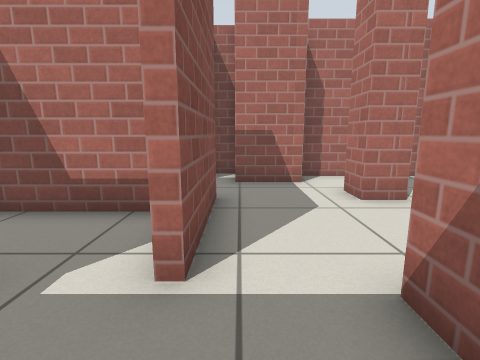
view 1 (above)

18 first-person views from a walk through a robot-simulator world made for Gazebo. The camera is 0.72 m above the floor, tilts 10° down and sees 85° across. Floor lines are 1 m apart. The floor is counted in squares, 0.5 m on a side. Each view is taken from the middle of a square. On the plan, view 1 faces up. The plan holds only what a view shows up to about 13 squares ahead; the rest is blank. Simple patterns stand in for the simulator's built-in surfaces.

view 2
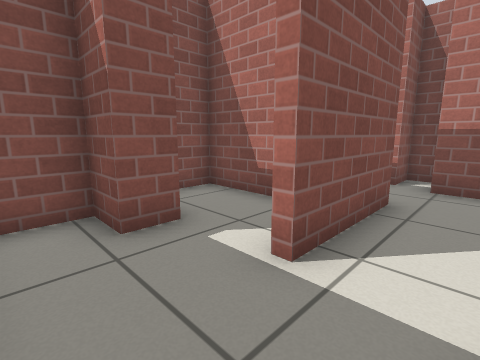

view 3
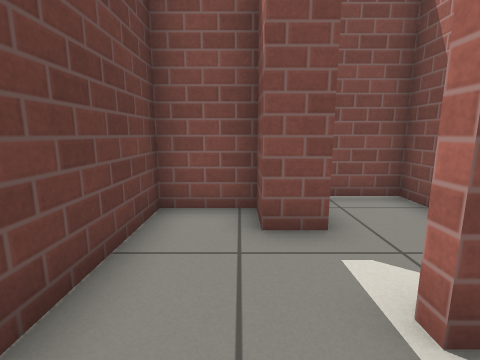

view 4
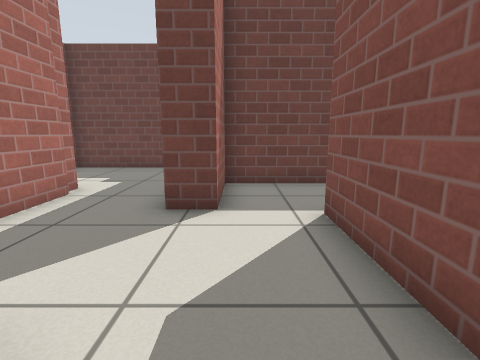

view 5
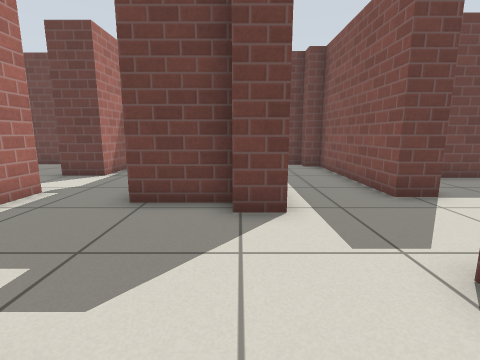

view 6
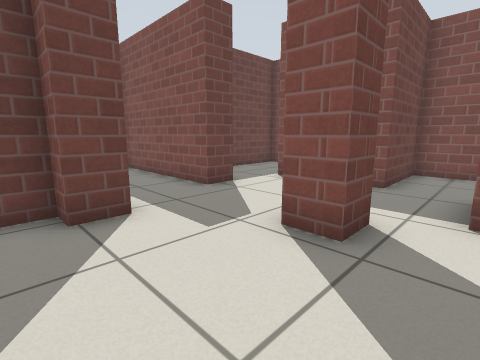

view 7
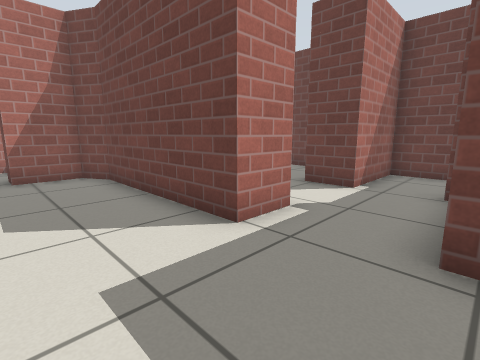

view 8
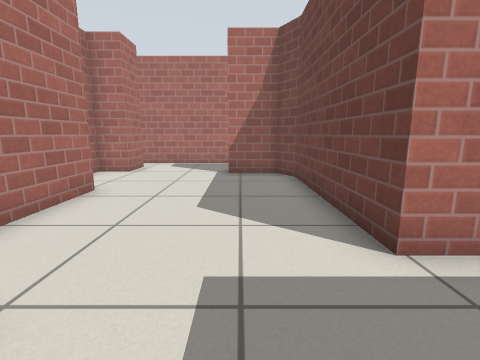

view 9
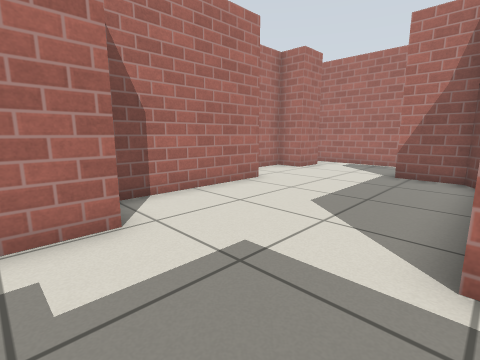

view 10
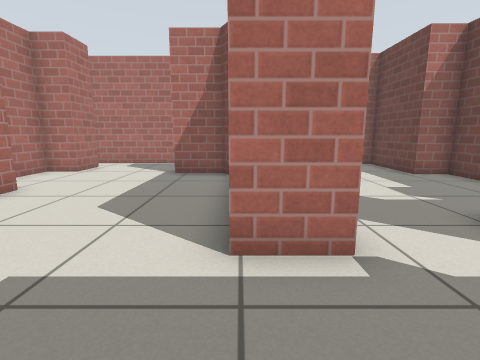

view 11
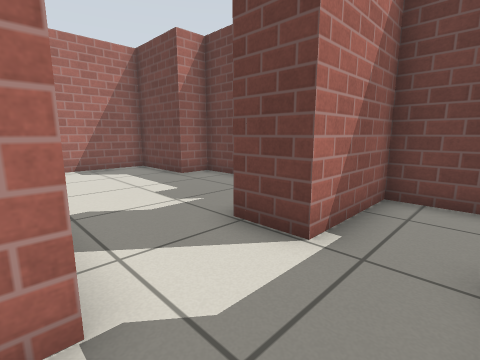

view 12
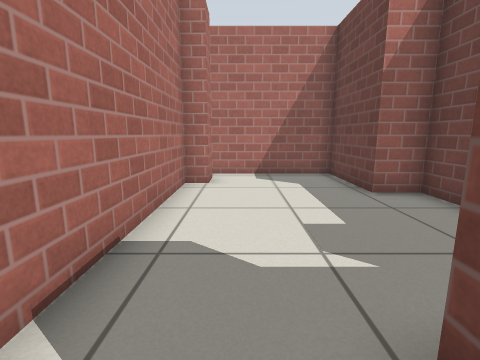

view 13
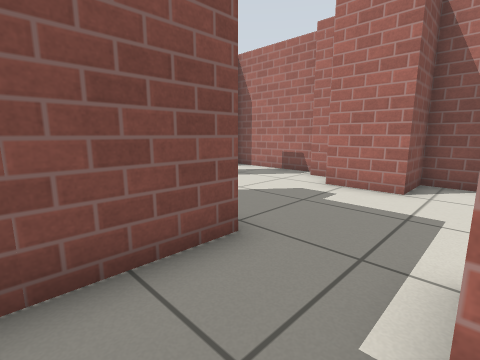

view 14
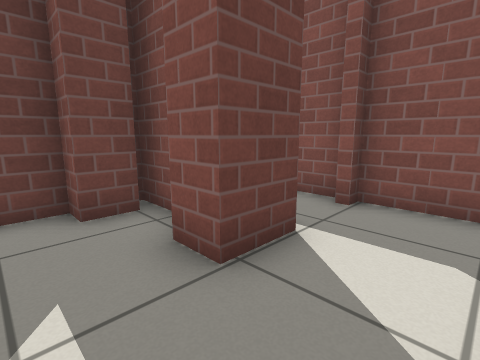

view 15
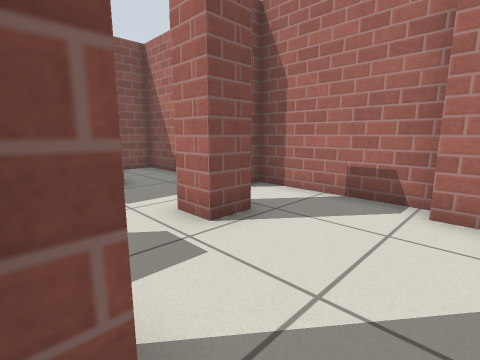

view 16
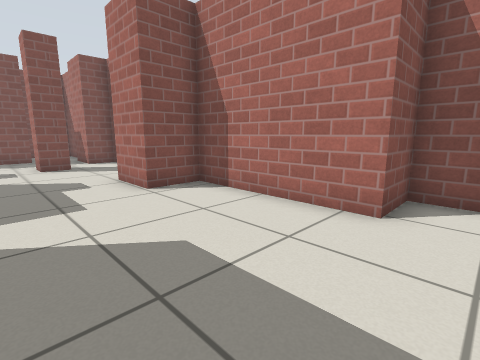

view 17
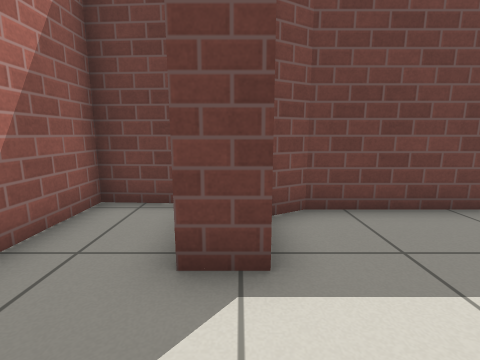

view 18
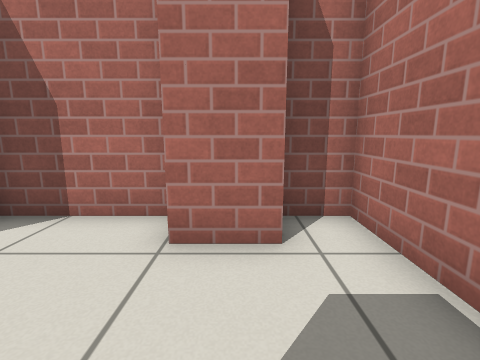

### Floor plan
Points are (right, up) in squares from view 1. A wall is a line through its corners. A room is listed if a view was taken in it or the views show most of it. See-through windows are left out.
Room 1 (views 1, 2, 3, 4)
walls: (1.9, 7.8) (-0.2, 7.8); (-1.5, -0.6) (1.4, -0.6) (1.4, 2.1); (-0.1, 9.5) (-1, 9.5) (-1, 8.3) (-3.8, 8.3) (-3.8, 5.9) (-0.5, 5.9) (-0.5, 2.2)
ways out: opening at (2, 5) to room 2; opening at (-1, 1) to room 8
Room 2 (views 5, 6, 15)
walls: (3.7, 5.6) (2.7, 5.6) (2.7, 6.6) (3.7, 6.6) (3.7, 5.6); (5.1, 3.3) (6.1, 3.3) (6.1, 2.6) (8.3, 2.6); (1.4, 2.1) (2.4, 2.1) (2.4, 0.6); (5.1, 0.8) (5.1, 2.8); (6.9, 8.3) (6.2, 8.3); (6.2, 9) (1.9, 9) (1.9, 7.8)
ways out: opening at (2, 5) to room 1; opening at (8, 4.5) to room 3; opening at (3.5, 0) to room 6
Room 3 (views 7, 8, 9, 10, 11, 16)
walls: (10.9, 1.6) (10.9, 3.1) (16.7, 3.1) (17.7, 3.7) (17.7, 5.4); (8.3, 2.6) (8.3, 1.6); (18.1, 9.3) (18.1, 10.5) (14.7, 10.5) (14.7, 8.8) (9.5, 8.8) (9.5, 7.1) (7.4, 7.1)
ways out: opening at (8, 4.5) to room 2; opening at (18, 7.5) to room 5; opening at (9.5, 2) to room 7
Room 4 (views 12, 13, 14)
walls: (19.7, 0.9) (18.6, 0.9) (18.6, 1.6) (10.9, 1.6); (11.9, -3.8) (12.9, -3.8) (12.9, -4.5) (17.3, -4.5) (17.3, -3.3) (20.5, -3.3) (20.5, 1.1); (11.5, -3.2) (11.5, -4.5); (10.7, -1.1) (12.2, -1.1) (12.2, -2.1)
ways out: opening at (11.5, 0.5) to room 7
Room 5 (views 17, 18)
walls: (17.7, 5.4) (18.8, 5.4); (19.6, 9.3) (18.1, 9.3); (19.4, 2.6) (21, 2.6) (21, 10.5) (19.7, 10.5)
ways out: opening at (18, 7.5) to room 3
Room 6 (no view inside)
walls: (5.3, 0.1) (5.3, 0.6); (2.4, 0.6) (2.4, -3.6) (3.1, -3.6) (3.1, -4.3) (8.1, -4.3)
ways out: opening at (3.5, 0) to room 2
Room 7 (no view inside)
walls: (8.3, -1.5) (8.3, -2.6); (8.3, 1.6) (8.3, -1.1) (8.8, -1.1) (8.8, -1.5); (9.1, -4.3) (10.7, -4.3) (10.7, -1.1)
ways out: opening at (9.5, 2) to room 3; opening at (11.5, 0.5) to room 4
Room 8 (no view inside)
walls: (-2.8, 2.4) (-2.8, 1.3) (-4, 1.3) (-4, -0.6) (-1.5, -0.6); (-1.6, 4.7) (-5, 4.7) (-5, 3)
ways out: opening at (-1, 1) to room 1

Where each view was taken, in squares from view 1:
view 1: 0 up, 0 right, facing up
view 2: 0 up, 1 right, facing up-left
view 3: 1 up, 1 right, facing left
view 4: 7 up, 1 right, facing down
view 5: 8 up, 6 right, facing down
view 6: 8 up, 7 right, facing down-left
view 7: 6 up, 8 right, facing down-right
view 8: 5 up, 8 right, facing right
view 9: 3 up, 8 right, facing up-right
view 10: 3 up, 8 right, facing right
view 11: 2 up, 9 right, facing down-right
view 12: 0 up, 11 right, facing right
view 13: 0 up, 11 right, facing up-left
view 14: 1 up, 14 right, facing down-left
view 15: 3 up, 7 right, facing up-left
view 16: 4 up, 16 right, facing up-left
view 17: 8 up, 18 right, facing down
view 18: 6 up, 19 right, facing up
